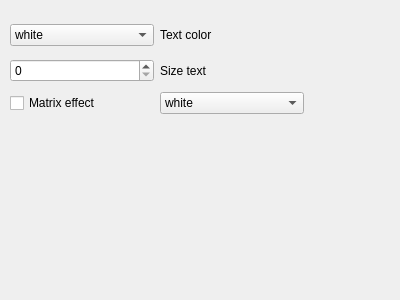
<?xml version="1.0" encoding="UTF-8"?>
<ui version="4.0">
 <class>SettingsForm</class>
 <widget class="QWidget" name="SettingsForm">
  <property name="geometry">
   <rect>
    <x>0</x>
    <y>0</y>
    <width>400</width>
    <height>300</height>
   </rect>
  </property>
  <property name="windowTitle">
   <string>Form</string>
  </property>
  <widget class="QWidget" name="layoutWidget">
   <property name="geometry">
    <rect>
     <x>10</x>
     <y>20</y>
     <width>294</width>
     <height>94</height>
    </rect>
   </property>
   <layout class="QVBoxLayout" name="verticalLayout">
    <item>
     <layout class="QHBoxLayout" name="horizontalLayout_2">
      <item>
       <widget class="QComboBox" name="comboBox_2">
        <item>
         <property name="text">
          <string>white</string>
         </property>
        </item>
        <item>
         <property name="text">
          <string>yellow</string>
         </property>
        </item>
        <item>
         <property name="text">
          <string>green</string>
         </property>
        </item>
        <item>
         <property name="text">
          <string>black</string>
         </property>
        </item>
       </widget>
      </item>
      <item>
       <widget class="QLabel" name="label_2">
        <property name="text">
         <string>Text color</string>
        </property>
       </widget>
      </item>
     </layout>
    </item>
    <item>
     <layout class="QHBoxLayout" name="horizontalLayout_3">
      <item>
       <widget class="QSpinBox" name="spinBoxSizeText"/>
      </item>
      <item>
       <widget class="QLabel" name="label_3">
        <property name="text">
         <string>Size text</string>
        </property>
       </widget>
      </item>
     </layout>
    </item>
    <item>
     <layout class="QHBoxLayout" name="horizontalLayout">
      <item>
       <widget class="QCheckBox" name="checkBoxMatrix">
        <property name="text">
         <string>Matrix effect</string>
        </property>
       </widget>
      </item>
      <item>
       <widget class="QComboBox" name="comboBoxColorMatrix">
        <item>
         <property name="text">
          <string>white</string>
         </property>
        </item>
        <item>
         <property name="text">
          <string>yellow</string>
         </property>
        </item>
        <item>
         <property name="text">
          <string>green</string>
         </property>
        </item>
        <item>
         <property name="text">
          <string>black</string>
         </property>
        </item>
       </widget>
      </item>
     </layout>
    </item>
   </layout>
  </widget>
 </widget>
 <resources/>
 <connections/>
</ui>
